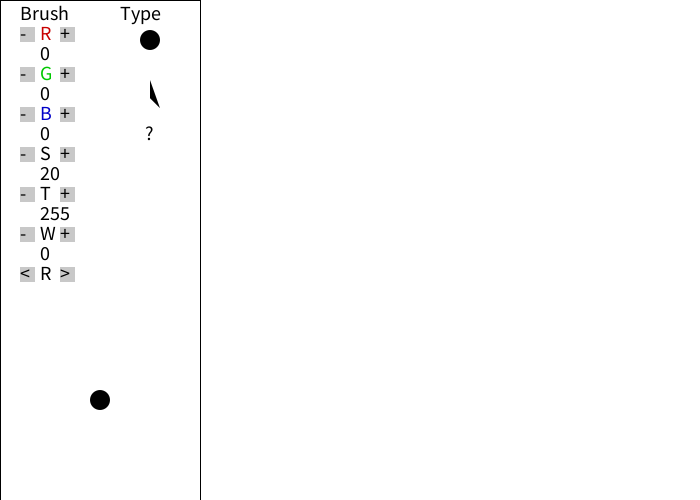
Frame 1 (no input)
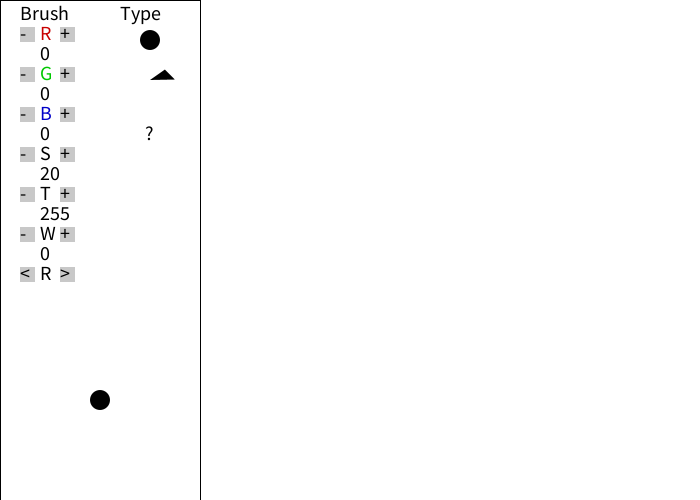
Frame 60 (the mouse pressed at the canvas centre just before this capture)
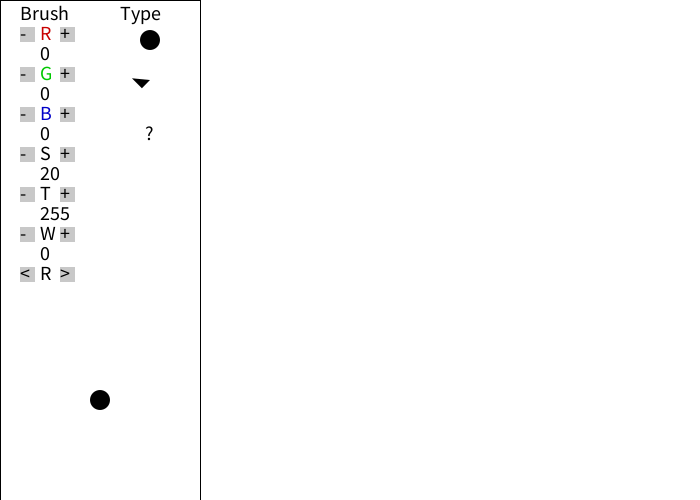
Frame 120 (the mouse held since frame 60 and released just before this capture)

The Processing sketch that drew these frames (run headless with seeded random() and noise(); from frame 60 on, the mouse is pressed at the canvas centre):

// Processing sketch: processing_88848
// ── processing_88848.pde

int R = 0;
int G = 0;
int B = 0;
int S = 20;
int T = 255;
int W = 0;
float Rot = 0;

int mode = 1;

float timer = 0;
float xOne;
float yOne;
float xTwo;
float yTwo;

void setup(){
  size (700,500);
  background(255);
  frameRate(60);
}

void draw() {
  smooth();
  if (mousePressed == true){
    if (mouseButton == LEFT) {
      if (mouseX > 200) {
        if (mode == 1) {
            pushMatrix();
            noStroke();
            fill(R,G,B,T);
            translate(mouseX,mouseY);
            rotate(Rot);
            ellipse(0,0,S + W,S);
            popMatrix();
        }
        if (mode == 2) {
          pushMatrix();
          translate(mouseX,mouseY);
          rotate(Rot);
          float xOne = 0;
          float yOne = 0;
          float xTwo = xOne + sin(timer)*S/1.1;
          float yTwo = yOne + cos(timer)*S/1.1;
          fill(R + random(30)-random(30),G + random(30)-random(30),B + random(30)-random(30),T);
          triangle(xOne,yOne,xTwo,yTwo,xTwo + 10,yTwo + 10);
          popMatrix();
        }
        if (mode == 3){
          for(int i = 0; i < 200; i++) {
            fill(R+random(100)-random(100),G+random(100)-random(100),B+random(100)-random(100),T+random(100)-random(100));
            float xOne = mouseX + random(400) - random(400);
            float yOne = mouseY + random(400) - random(400);
            float xTwo = xOne + sin(i)*50 + random(50) - random(50);
            float yTwo = yOne + cos(i)*50 + random(50) - random(50);
            bezier(xOne,yOne,xOne + 100,yOne + 100,xTwo,yTwo,xTwo + 100,yTwo + 100);
          }
        }
      }
      if (mouseX >= 20 && mouseX <= 35) {
        if (mouseY >= 27 && mouseY <= 42) {
          R -= 1;
        }
        if (mouseY >= 67 && mouseY <= 82) {
          G -= 1;
        }
        if (mouseY >= 107 && mouseY <= 122) {
          B -= 1;
        }
        if (mouseY >= 147 && mouseY <= 162) {
          S -= 1;
        }
        if (mouseY >= 187 && mouseY <= 202) {
          T -= 1;
        }
        if (mouseY >= 227 && mouseY <= 242) {
          W -= 1;
        }
        if (mouseY >= 267 && mouseY <= 282) {
          Rot -= .1;
        }
      }
      if (mouseX >= 60 && mouseX <= 75) {
        if (mouseY >= 27 && mouseY <= 42) {
          R += 1;
        }
        if (mouseY >= 67 && mouseY <= 82) {
          G += 1;
        }
        if (mouseY >= 107 && mouseY <= 122) {
          B += 1;
        }
        if (mouseY >= 147 && mouseY <= 162) {
          S += 1;
        }
        if (mouseY >= 187 && mouseY <= 202) {
          T += 1;
        }
        if (mouseY >= 227 && mouseY <= 242) {
          W += 1;
        }
        if (mouseY >= 267 && mouseY <= 282) {
          Rot += .1;
        }
      }
      if (mouseX >= 130 && mouseX <= 170) {
        if (mouseY >= 20 && mouseY < 60) {
          mode = 1;
        }
        if (mouseY >= 60 && mouseY < 100) {
          mode = 2;
        }
        if (mouseY >= 100 && mouseY < 140) {
          mode = 3;
        }
      }
    }
    if (mouseButton == RIGHT) {
      if (mouseX > 100) {
        noStroke();
        fill(255);
        ellipse (mouseX,mouseY,S,S);
      }
    }
  }
  fill(255);
  stroke(0);
  rect(0,0,200,height);
  noStroke();
  
  textSize(20);
  fill(0);
  text("Brush",20,20);
  text("Type",120,20);
  
  fill(200,0,0);
  text("R",40,40);
  fill(0,200,0);
  text("G",40,80);
  fill(0,0,200);
  text("B",40,120);
  fill(0);
  text("S",40,160);
  text("T",40,200);
  text("W",40,240);
  text("R",40,280);
  
  text(R,40,60);
  text(G,40,100);
  text(B,40,140);
  text(S,40,180);
  text(T,40,220);
  text(W,40,260);
  
  fill(200);
  rect(60,27,15,15);
  rect(20,27,15,15);
  rect(60,67,15,15);
  rect(20,67,15,15);
  rect(60,107,15,15);
  rect(20,107,15,15);
  rect(60,147,15,15);
  rect(20,147,15,15);
  rect(60,187,15,15);
  rect(20,187,15,15);
  rect(60,227,15,15);
  rect(20,227,15,15);
  rect(60,267,15,15);
  rect(20,267,15,15);
  
  fill(0);
  text("+",60,40);
  text("-",20,40);
  text("+",60,80);
  text("-",20,80);
  text("+",60,120);
  text("-",20,120);
  text("+",60,160);
  text("-",20,160);
  text("+",60,200);
  text("-",20,200);
  text("+",60,240);
  text("-",20,240);
  text(">",60,280);
  text("<",20,280);
  
  ellipse(150,40,20,20);
  pushMatrix();
  translate(150,80);
  xOne = 0;
  yOne = 0;
  xTwo = xOne + sin(timer)*20/1.1;
  yTwo = yOne + cos(timer)*20/1.1;
  triangle(xOne,yOne,xTwo,yTwo,xTwo + 10,yTwo + 10);
  popMatrix();
  timer += .25;
  text("?",145,140);
  
  if (R > 255) {
    R = 255;
  }
  if (G > 255) {
    G = 255;
  }
  if (B > 255) {
    B = 255;
  }
  if (S > 100) {
    S = 100;
  }
  if (T > 255) {
    T = 255;
  }
  if (W > S) {
    W = S;
  }
  if (R < 0) {
    R = 0;
  }
  if (G < 0) {
    G = 0;
  }
  if (B < 0) {
    B = 0;
  }
  if (S < 1) {
    S = 1;
  }
  if (T < 0) {
    T = 1;
  }
  if (W < 0) {
    W = 0;
  }
  if (mode == 1) {
    pushMatrix();
    noStroke();
    fill(R,G,B,T);
    translate(100,400);
    rotate(Rot);
    ellipse(0,0,S + W,S);
    popMatrix();
  }
  if (mode == 2) {
    pushMatrix();
    translate(100,400);
    rotate(Rot);
    float xOne = 0;
    float yOne = 0;
    float xTwo = xOne + sin(timer)*S/1.1;
    float yTwo = yOne + cos(timer)*S/1.1;
    fill(R + random(30)-random(30),G + random(30)-random(30),B + random(30)-random(30),T);
    triangle(xOne,yOne,xTwo,yTwo,xTwo + 10,yTwo + 10);
    popMatrix();
  }
}
